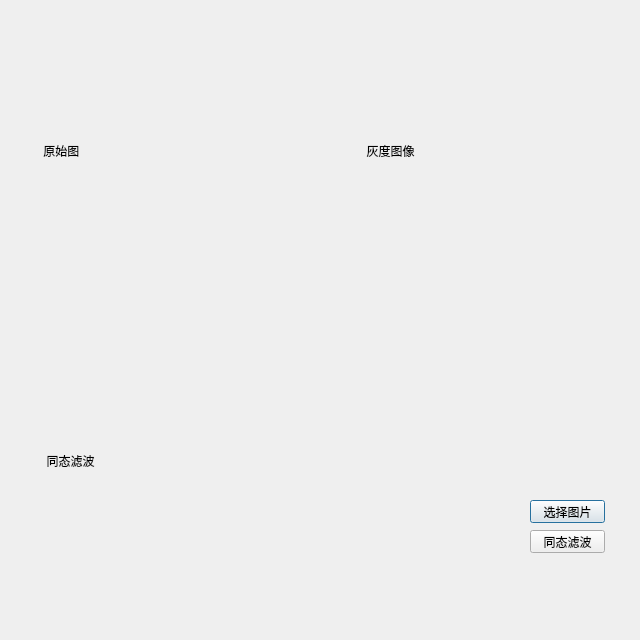
<?xml version="1.0" encoding="UTF-8"?>
<ui version="4.0">
 <class>HomomorphicFilter</class>
 <widget class="QDialog" name="HomomorphicFilter">
  <property name="geometry">
   <rect>
    <x>0</x>
    <y>0</y>
    <width>640</width>
    <height>640</height>
   </rect>
  </property>
  <property name="windowTitle">
   <string>Dialog</string>
  </property>
  <widget class="QWidget" name="orig_pic_widget" native="true">
   <property name="geometry">
    <rect>
     <x>0</x>
     <y>0</y>
     <width>301</width>
     <height>301</height>
    </rect>
   </property>
   <property name="sizePolicy">
    <sizepolicy hsizetype="Fixed" vsizetype="Fixed">
     <horstretch>0</horstretch>
     <verstretch>0</verstretch>
    </sizepolicy>
   </property>
   <widget class="QLabel" name="orig_pic_label">
    <property name="geometry">
     <rect>
      <x>0</x>
      <y>0</y>
      <width>301</width>
      <height>301</height>
     </rect>
    </property>
    <property name="sizePolicy">
     <sizepolicy hsizetype="Fixed" vsizetype="Fixed">
      <horstretch>0</horstretch>
      <verstretch>0</verstretch>
     </sizepolicy>
    </property>
    <property name="text">
     <string>             原始图</string>
    </property>
   </widget>
  </widget>
  <widget class="QPushButton" name="Select_Pic">
   <property name="geometry">
    <rect>
     <x>530</x>
     <y>500</y>
     <width>75</width>
     <height>23</height>
    </rect>
   </property>
   <property name="text">
    <string>选择图片</string>
   </property>
  </widget>
  <widget class="QPushButton" name="homomo">
   <property name="geometry">
    <rect>
     <x>530</x>
     <y>530</y>
     <width>75</width>
     <height>23</height>
    </rect>
   </property>
   <property name="text">
    <string>同态滤波</string>
   </property>
  </widget>
  <widget class="QWidget" name="hom_widget" native="true">
   <property name="geometry">
    <rect>
     <x>0</x>
     <y>310</y>
     <width>301</width>
     <height>301</height>
    </rect>
   </property>
   <property name="sizePolicy">
    <sizepolicy hsizetype="Fixed" vsizetype="Fixed">
     <horstretch>0</horstretch>
     <verstretch>0</verstretch>
    </sizepolicy>
   </property>
   <widget class="QLabel" name="hom_label">
    <property name="geometry">
     <rect>
      <x>0</x>
      <y>0</y>
      <width>301</width>
      <height>301</height>
     </rect>
    </property>
    <property name="sizePolicy">
     <sizepolicy hsizetype="Fixed" vsizetype="Fixed">
      <horstretch>0</horstretch>
      <verstretch>0</verstretch>
     </sizepolicy>
    </property>
    <property name="text">
     <string>              同态滤波</string>
    </property>
   </widget>
  </widget>
  <widget class="QWidget" name="gray_widget" native="true">
   <property name="geometry">
    <rect>
     <x>320</x>
     <y>0</y>
     <width>301</width>
     <height>301</height>
    </rect>
   </property>
   <property name="sizePolicy">
    <sizepolicy hsizetype="Fixed" vsizetype="Fixed">
     <horstretch>0</horstretch>
     <verstretch>0</verstretch>
    </sizepolicy>
   </property>
   <widget class="QLabel" name="gray_label">
    <property name="geometry">
     <rect>
      <x>0</x>
      <y>0</y>
      <width>301</width>
      <height>301</height>
     </rect>
    </property>
    <property name="sizePolicy">
     <sizepolicy hsizetype="Fixed" vsizetype="Fixed">
      <horstretch>0</horstretch>
      <verstretch>0</verstretch>
     </sizepolicy>
    </property>
    <property name="text">
     <string>              灰度图像</string>
    </property>
   </widget>
  </widget>
 </widget>
 <resources/>
 <connections/>
</ui>
